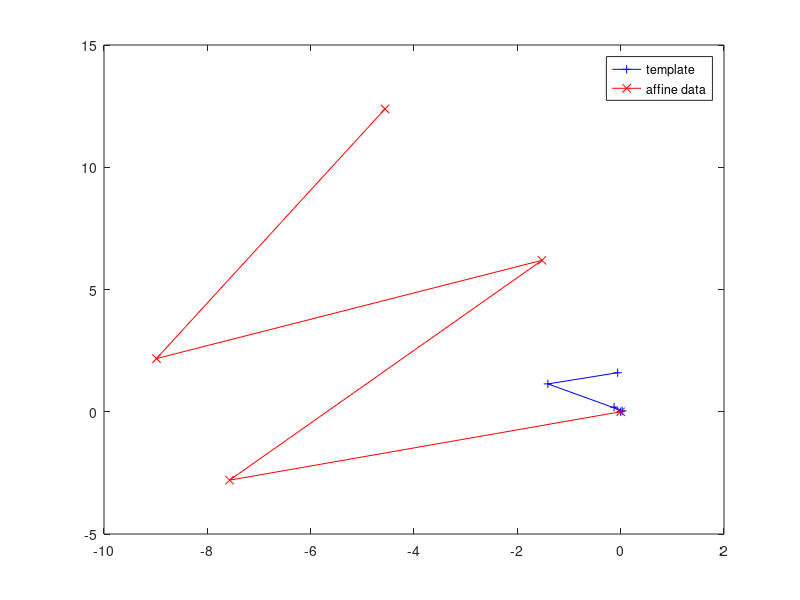
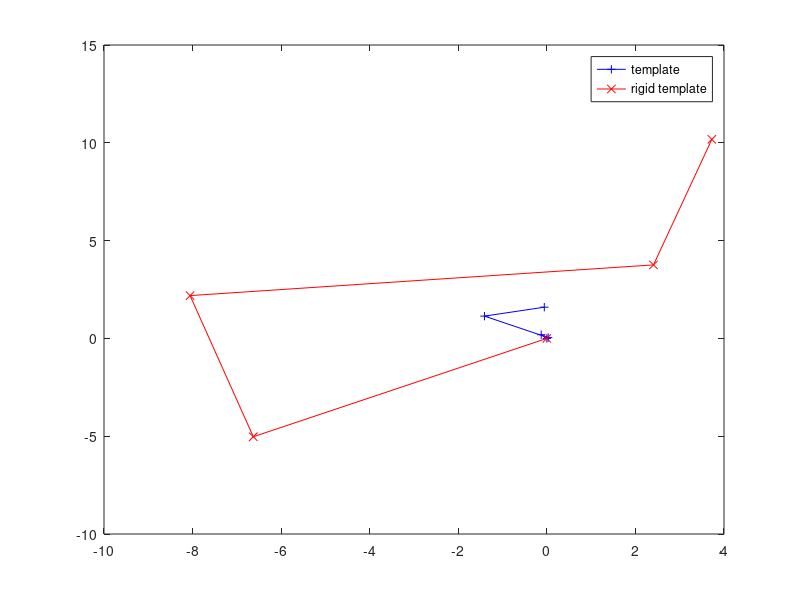

Source code (MATLAB) for these figures, in order:
% experiment with recognition polynomials
% r kakarala 17 mar 12
clear; close all;
%%
X=randn(2,5);
Pm=X-X(:,1)*ones(1,5);
xm=Pm(1,:);
ym=Pm(2,:);
%%
Ao = randn(2);
[U,S,V] = svd(Ao);
R = U*V';
s = randn(1)^2;
A = s*R;
t = rand(2,1);
%%
fprintf(1,'Test 2-D affine invariance \n');
nlevel = input('noise level (0 for noiseless case)=');
Y = Ao*X + t*ones(1,5)+nlevel*randn(2,5);
Pn = Y - Y(:,1)*ones(1,5);
xn = Pn(1,:);
yn = Pn(2,:);
%% 
figure,plot(xm,ym,'b-+');
hold on
plot(xn,yn,'r-x');
legend('template','affine data');
%%
% compute polynmoials--note formulas are different than in BHP paper
% These don't work
% a0 = xm(2)*(xn(3)*xm(5)*ym(2) - xm(3)*xn(5)*ym(2) - xn(2)*xm(5)*ym(3) ...
%     + xm(2)*xn(5)*ym(3) + xn(2)*xm(3)*ym(5) - xm(2)*xn(3)*ym(5));
% a1 = -xm(2)*(xn(3)*xm(4)*ym(2) - xm(3)*xn(4)*ym(2) + xn(2)*xm(4)*ym(3) ...
%     - xm(2)*xn(4)*ym(3) - xn(2)*xm(3)*ym(4) + xm(2)*xn(3)*ym(4));
% 
% b0 = -xm(2)*(xm(5)*yn(2)*ym(3) - xm(5)*ym(2)*yn(3) + xm(3)*yn(2)*ym(5) ...
%     - xm(2)*yn(3)*ym(5) - xm(3)*ym(2)*ym(5) + xm(2)*ym(3)*yn(5));
% b1 = xm(2)*(xm(4)*yn(2)*ym(3) - xm(4)*ym(2)*yn(3) - xm(3)*yn(2)*ym(4) ...
%     + xm(2)*yn(3)*ym(4) + xm(3)*ym(2)*yn(4) - xm(2)*ym(3)*yn(4));
% 
% T=[a1, a0; b1, b0];
% p = det(T);
%% another form
xm = xm(:); ym = ym(:);
xn = xn(:); yn = yn(:);

M = [xm(2:4), ym(2:4), xn(2:4), yn(2:4)];
b = [xm(5), ym(5), xn(5), yn(5)];

p2 = det(M*M');
fprintf(1,'Recognition polynomial gives %f\n',p2);
fprintf(1,'Small value means affine relation\n');
%%
fprintf(1,'Test 3-D rigid motion + scaling invariance \n');
nlevel = input('noise level (0 for noiseless case)=');
Y = A*X + t*ones(1,5)+nlevel*randn(2,5);
Pn = Y - Y(:,1)*ones(1,5);
xn = Pn(1,:);
yn = Pn(2,:);
figure,plot(xm,ym,'b-+');
hold on
plot(xn,yn,'r-x');
legend('template','rigid template');
%% rigid relation
D = zeros(3);
for r=1:3
    for c=1:3
        D(r,c) = xn(r+1)*xn(c+1) + yn(r+1)*yn(c+1) ...
            - xm(r+1)*xm(c+1) - ym(r+1)*ym(c+1);
    end;
end;
p3 = det(D);
fprintf(1,'Rigid recognition polynomial gives %f\n',p3);
fprintf(1,'Small value means rigid 3-D relation\n');